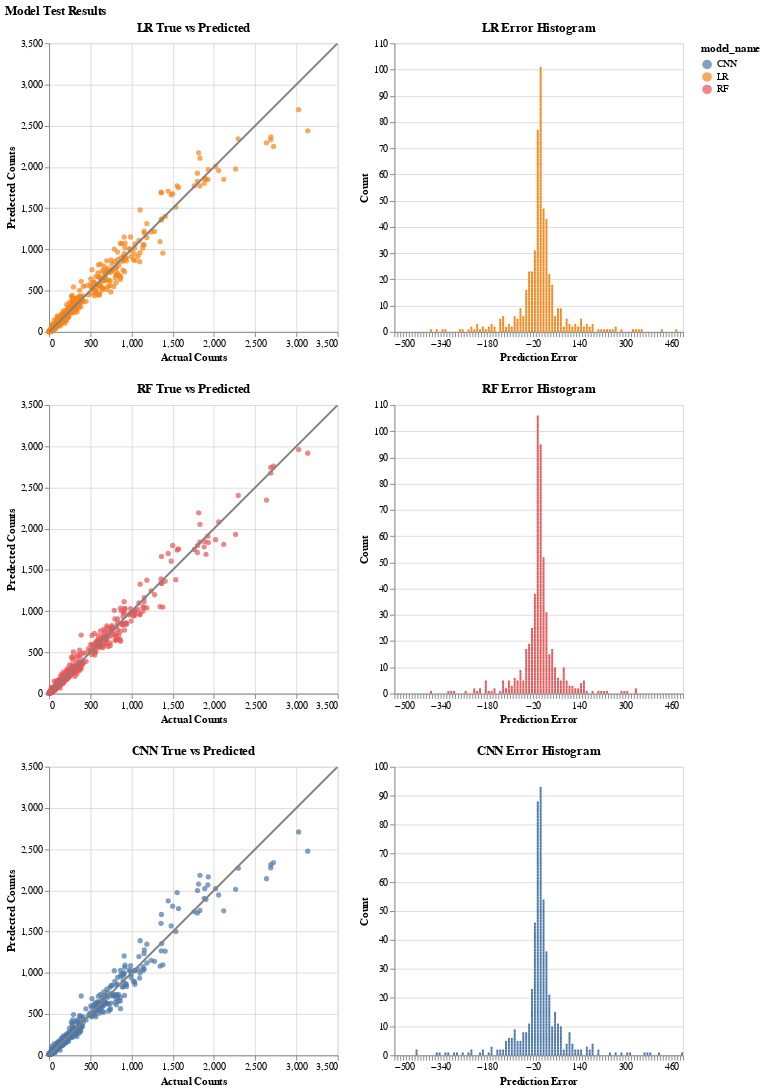

Notebook cell for this chart:
### Markdown cell above
## 3.4 Model Test Results

### Code cell
def prep_data(predictions, model_names):
    
    # check predictions and mode_names are same length
    if len(predictions) != len(model_names):
        raise ValueError('List of predictions and model names need to be same length')

    # create dataframe of results for each model
    list_of_dfs = []
    for i in range(len(predictions)):
        error = y_test - predictions[i]
        model_name = model_names[i]
        model_data = pd.DataFrame({'x': y_test, 'y': predictions[i],
                                   'error': error, 'model_name': model_name})
        list_of_dfs.append(model_data)

    # concat all individual dfs into one to pass to vis
    data = pd.concat(list_of_dfs, ignore_index=True)
    return data


def visualise_predictions(predictions, model_names):
    '''
    Function to visualise a true vs predicted scatter and histogram of errors
    for each model and prediction in the passed lists.
    
    '''
    data = prep_data(predictions, model_names)

    vis = alt.concat(*(
        # true vs predicted
        alt.Chart(data.loc[data['model_name']==name], title=name+' True vs Predicted'
        ).mark_circle().encode(
            alt.X('x', title='Actual Counts'),
            alt.Y('y', title='Predected Counts'),
            color='model_name:N',
            tooltip=['model_name', 'x', 'y']
        ).properties(
            width=300,
            height=300
        )
        +
        # x=y line
        alt.Chart(pd.DataFrame({'x': [0,3500],
                                'y': [0,3500]})
                        ).mark_line(
            color='grey',
            clip=True
        ).encode(
            alt.X('x'),#, scale=alt.Scale(domain=(0, max_value))),
            alt.Y('y'),#, scale=alt.Scale(domain=(0, max_value)))
        )
        |
        # histogram
        alt.Chart(data.loc[data['model_name']==name], title=name+' Error Histogram'
        ).mark_bar().encode(
            alt.X('error:Q', bin=alt.Bin(maxbins=100, extent=[-500, 500]), title='Prediction Error'),
            alt.Y('count()', title='Count'),
            color='model_name:N',
            tooltip=['model_name','error','count()']
        ).properties(
            width=300,
            height=300
        )
        for name in model_names # [::-1] if want to reverse order
      ), columns=1
    ).properties(
        title = 'Model Test Results',
    )    
    return vis


predictions = [lr_y_pred, rf_y_pred, cnn_y_pred]
model_names = ['LR', 'RF', 'CNN']
visualise_predictions(predictions, model_names)

### Figure 1 — Vega-Lite specification as saved in the notebook (floating-point values rounded to 4 significant figures; data arrays with more than 128 entries replaced by an {"elided": "..."} marker saying what was removed)
{"config": {"view": {"continuousWidth": 400, "continuousHeight": 300}}, "concat": [{"hconcat": [{"layer": [{"data": {"name": "data-c68965f640a4cf000cba8ce7836e40b7"}, "mark": "circle", "encoding": {"color": {"type": "nominal", "field": "model_name"}, "tooltip": [{"type": "nominal", "field": "model_name"}, {"type": "quantitative", "field": "x"}, {"type": "quantitative", "field": "y"}], "x": {"type": "quantitative", "field": "x", "title": "Actual Counts"}, "y": {"type": "quantitative", "field": "y", "title": "Predected Counts"}}, "height": 300, "title": "LR True vs Predicted", "width": 300}, {"data": {"name": "data-20879304b48519c6ecbd25d272858a7e"}, "mark": {"type": "line", "clip": true, "color": "grey"}, "encoding": {"x": {"type": "quantitative", "field": "x"}, "y": {"type": "quantitative", "field": "y"}}}]}, {"data": {"name": "data-c68965f640a4cf000cba8ce7836e40b7"}, "mark": "bar", "encoding": {"color": {"type": "nominal", "field": "model_name"}, "tooltip": [{"type": "nominal", "field": "model_name"}, {"type": "quantitative", "field": "error"}, {"type": "quantitative", "aggregate": "count"}], "x": {"type": "quantitative", "bin": {"extent": [-500, 500], "maxbins": 100}, "field": "error", "title": "Prediction Error"}, "y": {"type": "quantitative", "aggregate": "count", "title": "Count"}}, "height": 300, "title": "LR Error Histogram", "width": 300}]}, {"hconcat": [{"layer": [{"data": {"name": "data-cfbd7e9dae06cfb15c3f4d86a28a6bcc"}, "mark": "circle", "encoding": {"color": {"type": "nominal", "field": "model_name"}, "tooltip": [{"type": "nominal", "field": "model_name"}, {"type": "quantitative", "field": "x"}, {"type": "quantitative", "field": "y"}], "x": {"type": "quantitative", "field": "x", "title": "Actual Counts"}, "y": {"type": "quantitative", "field": "y", "title": "Predected Counts"}}, "height": 300, "title": "RF True vs Predicted", "width": 300}, {"data": {"name": "data-20879304b48519c6ecbd25d272858a7e"}, "mark": {"type": "line", "clip": true, "color": "grey"}, "encoding": {"x": {"type": "quantitative", "field": "x"}, "y": {"type": "quantitative", "field": "y"}}}]}, {"data": {"name": "data-cfbd7e9dae06cfb15c3f4d86a28a6bcc"}, "mark": "bar", "encoding": {"color": {"type": "nominal", "field": "model_name"}, "tooltip": [{"type": "nominal", "field": "model_name"}, {"type": "quantitative", "field": "error"}, {"type": "quantitative", "aggregate": "count"}], "x": {"type": "quantitative", "bin": {"extent": [-500, 500], "maxbins": 100}, "field": "error", "title": "Prediction Error"}, "y": {"type": "quantitative", "aggregate": "count", "title": "Count"}}, "height": 300, "title": "RF Error Histogram", "width": 300}]}, {"hconcat": [{"layer": [{"data": {"name": "data-89948f8aad8e25a7a0a9a5e42dde478a"}, "mark": "circle", "encoding": {"color": {"type": "nominal", "field": "model_name"}, "tooltip": [{"type": "nominal", "field": "model_name"}, {"type": "quantitative", "field": "x"}, {"type": "quantitative", "field": "y"}], "x": {"type": "quantitative", "field": "x", "title": "Actual Counts"}, "y": {"type": "quantitative", "field": "y", "title": "Predected Counts"}}, "height": 300, "title": "CNN True vs Predicted", "width": 300}, {"data": {"name": "data-20879304b48519c6ecbd25d272858a7e"}, "mark": {"type": "line", "clip": true, "color": "grey"}, "encoding": {"x": {"type": "quantitative", "field": "x"}, "y": {"type": "quantitative", "field": "y"}}}]}, {"data": {"name": "data-89948f8aad8e25a7a0a9a5e42dde478a"}, "mark": "bar", "encoding": {"color": {"type": "nominal", "field": "model_name"}, "tooltip": [{"type": "nominal", "field": "model_name"}, {"type": "quantitative", "field": "error"}, {"type": "quantitative", "aggregate": "count"}], "x": {"type": "quantitative", "bin": {"extent": [-500, 500], "maxbins": 100}, "field": "error", "title": "Prediction Error"}, "y": {"type": "quantitative", "aggregate": "count", "title": "Count"}}, "height": 300, "title": "CNN Error Histogram", "width": 300}]}], "columns": 1, "title": "Model Test Results", "$schema": "https://vega.github.io/schema/vega-lite/v4.8.1.json", "datasets": {"data-c68965f640a4cf000cba8ce7836e40b7": {"elided": "541 records"}, "data-20879304b48519c6ecbd25d272858a7e": [{"x": 0, "y": 0}, {"x": 3500, "y": 3500}], "data-cfbd7e9dae06cfb15c3f4d86a28a6bcc": {"elided": "541 records"}, "data-89948f8aad8e25a7a0a9a5e42dde478a": {"elided": "541 records"}}}
